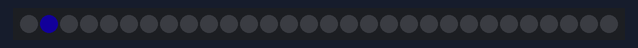
The sketch below on a simulated Arduino Uno, built with avr-gcc and run on an emulated ATmega328P. Parts: 30 RGB LEDs in strip order, left to right. Dim RGB values are drawn brighter than linear.

Above: at 0.15 s.
At 9.67 s:
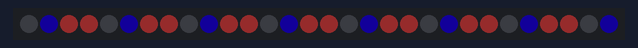
At 19.8 s:
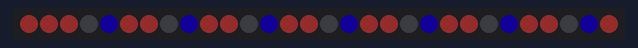
At 30.24 s:
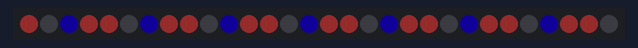
At 39.76 s:
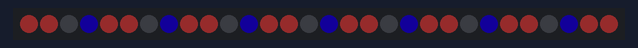

The sketch:

PitLeds-v0.ino
```cpp
#include <FastLED.h>

#define LED_DATA_PIN 7
#define NUM_LEDS 30

CRGB ledStrip[NUM_LEDS];

int colorCounter = 0;

void setup()
{
  FastLED.addLeds<WS2812, LED_DATA_PIN, GRB>(ledStrip, NUM_LEDS);
  FastLED.setBrightness(31);
}

void loop()
{
  shiftStripRight(1);
  if (colorCounter % 4 == 0)
    ledStrip[1] = CRGB (25, 0, 214);
  else
    ledStrip[0] = CRGB (168, 50, 54);
  FastLED.show();
  colorCounter++;
  delay(10);
}

void shiftStripLeft(int n)
{
  for (; n > 0; n--)
  {
    for (int i = 0; i < NUM_LEDS - 1; i++)
      ledStrip[i] = ledStrip[i+1];
    ledStrip[NUM_LEDS - 1] = CRGB (0, 0, 0);
  }
}
void shiftStripRight(int n)
{
  for (; n > 0; n--)
  {
    for (int i = NUM_LEDS - 1; i > 0; i--)
      ledStrip[i] = ledStrip[i-1];
    ledStrip[0] = CRGB (0, 0, 0);
  }
}
void rotateStripLeft(int n)
{
  for (; n > 0; n--)
  {
    CRGB first = ledStrip[0];
    for (int i = 0; i < NUM_LEDS - 1; i++)
      ledStrip[i] = ledStrip[i+1];
    ledStrip[NUM_LEDS - 1] = first;
  }
}
void rotateStripRight(int n)
{
  for (; n > 0; n--)
  {
    CRGB last = ledStrip[NUM_LEDS - 1];
    for (int i = NUM_LEDS - 1; i > 0; i--)
      ledStrip[i] = ledStrip[i-1];
    ledStrip[0] = last;
  }
}
```
